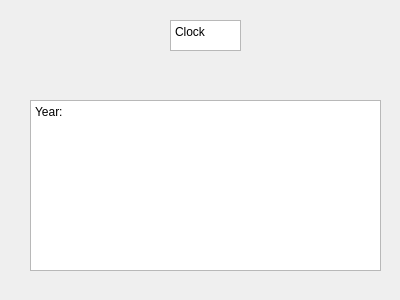
<?xml version="1.0" encoding="UTF-8"?>
<ui version="4.0">
 <class>Clock</class>
 <widget class="QWidget" name="Clock">
  <property name="geometry">
   <rect>
    <x>0</x>
    <y>0</y>
    <width>400</width>
    <height>300</height>
   </rect>
  </property>
  <property name="windowTitle">
   <string>Form</string>
  </property>
  <widget class="QTextBrowser" name="textBrowser">
   <property name="geometry">
    <rect>
     <x>30</x>
     <y>100</y>
     <width>351</width>
     <height>171</height>
    </rect>
   </property>
   <property name="html">
    <string>&lt;!DOCTYPE HTML PUBLIC &quot;-//W3C//DTD HTML 4.0//EN&quot; &quot;http://www.w3.org/TR/REC-html40/strict.dtd&quot;&gt;
&lt;html&gt;&lt;head&gt;&lt;meta name=&quot;qrichtext&quot; content=&quot;1&quot; /&gt;&lt;style type=&quot;text/css&quot;&gt;
p, li { white-space: pre-wrap; }
&lt;/style&gt;&lt;/head&gt;&lt;body style=&quot; font-family:'SimSun'; font-size:9pt; font-weight:400; font-style:normal;&quot;&gt;
&lt;p style=&quot; margin-top:0px; margin-bottom:0px; margin-left:0px; margin-right:0px; -qt-block-indent:0; text-indent:0px;&quot;&gt;Year:&lt;/p&gt;&lt;/body&gt;&lt;/html&gt;</string>
   </property>
  </widget>
  <widget class="QTextBrowser" name="textBrowser_2">
   <property name="geometry">
    <rect>
     <x>170</x>
     <y>20</y>
     <width>71</width>
     <height>31</height>
    </rect>
   </property>
   <property name="html">
    <string>&lt;!DOCTYPE HTML PUBLIC &quot;-//W3C//DTD HTML 4.0//EN&quot; &quot;http://www.w3.org/TR/REC-html40/strict.dtd&quot;&gt;
&lt;html&gt;&lt;head&gt;&lt;meta name=&quot;qrichtext&quot; content=&quot;1&quot; /&gt;&lt;style type=&quot;text/css&quot;&gt;
p, li { white-space: pre-wrap; }
&lt;/style&gt;&lt;/head&gt;&lt;body style=&quot; font-family:'SimSun'; font-size:9pt; font-weight:400; font-style:normal;&quot;&gt;
&lt;p style=&quot; margin-top:0px; margin-bottom:0px; margin-left:0px; margin-right:0px; -qt-block-indent:0; text-indent:0px;&quot;&gt;Clock&lt;/p&gt;&lt;/body&gt;&lt;/html&gt;</string>
   </property>
  </widget>
 </widget>
 <resources/>
 <connections/>
</ui>
